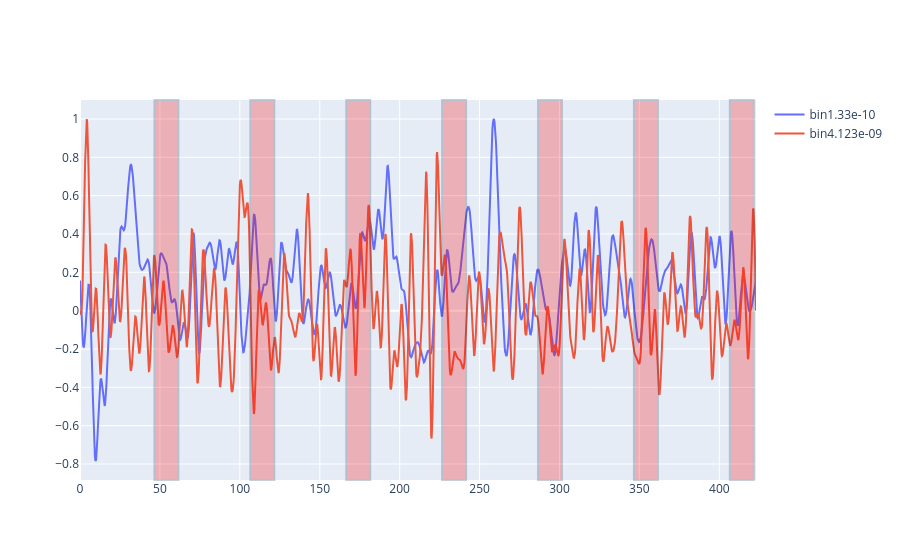

Source (notebook cell):
### Code cell
sub_df = plotDF.loc[plot_grps.groups[('01', 753, 26)]].copy()

gates = np.array(sub_df['Classifier'].unique())
filt_df =sub_df[ sub_df['Classifier'].isin(gates[[0,15]])]
#gates[[0,4,9,14,19,24]]

#fig, ax = plt.subplots()
fig = go.Figure()
gate_grp = filt_df.groupby('Classifier')
for gate, df in gate_grp:
    print(gate)
    data = d_filt[df.index]
    avg = np.nanmean(data, axis=0)
    avg_nrm = avg / np.max(avg)
    fig.add_trace(go.Scatter(x = time, y = avg_nrm, name = gate))

[fig.add_vrect(xmin,xmax, fillcolor = 'red', opacity =0.25) for xmin,xmax in stim_pairs]
fig.show()

### Figure 1 — Plotly figure (JSON) as saved in the notebook; plotly's stock layout.template omitted (floating-point values rounded to 4 significant figures; data arrays with more than 128 entries replaced by an {"elided": "..."} marker saying what was removed)
{"data": [{"name": "bin1.33e-10", "x": {"elided": "1591 float values"}, "y": {"elided": "1591 float values"}, "type": "scatter"}, {"name": "bin4.123e-09", "x": {"elided": "1591 float values"}, "y": {"elided": "1591 float values"}, "type": "scatter"}], "layout": {"shapes": [{"fillcolor": "red", "opacity": 0.25, "type": "rect", "x0": 46.56, "x1": 61.55, "xref": "x", "y0": 0, "y1": 1, "yref": "y domain"}, {"fillcolor": "red", "opacity": 0.25, "type": "rect", "x0": 106.6, "x1": 121.5, "xref": "x", "y0": 0, "y1": 1, "yref": "y domain"}, {"fillcolor": "red", "opacity": 0.25, "type": "rect", "x0": 166.6, "x1": 181.6, "xref": "x", "y0": 0, "y1": 1, "yref": "y domain"}, {"fillcolor": "red", "opacity": 0.25, "type": "rect", "x0": 226.6, "x1": 241.6, "xref": "x", "y0": 0, "y1": 1, "yref": "y domain"}, {"fillcolor": "red", "opacity": 0.25, "type": "rect", "x0": 286.6, "x1": 301.5, "xref": "x", "y0": 0, "y1": 1, "yref": "y domain"}, {"fillcolor": "red", "opacity": 0.25, "type": "rect", "x0": 346.6, "x1": 361.6, "xref": "x", "y0": 0, "y1": 1, "yref": "y domain"}, {"fillcolor": "red", "opacity": 0.25, "type": "rect", "x0": 406.6, "x1": 421.6, "xref": "x", "y0": 0, "y1": 1, "yref": "y domain"}]}}
